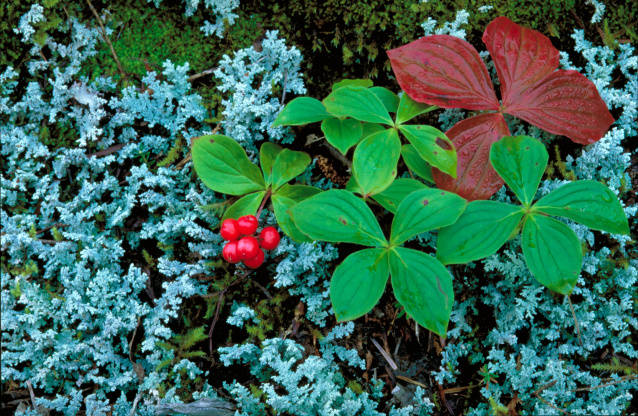
#> input picture pubs/plant.jpg, 638 x 416 px, found by its file name
$ jupyter execute --allow-errors PSO_cv01_en_solution.ipynb   (shell and % lines are left out)
#> lines starting #> are read from the running program, lines starting #| are printed output that depends on the picture
<a href="https://colab.research.google.com/github/kocurvik/edu/blob/master/PSO/notebooks/solutions/PSO_cv01_en_solution.ipynb" target="_parent"></a>

# **1. lab** - Google Colab, NumPy and OpenCV basics

In this notebook we will cover the basics of working in the Google Colab environment, NumPy and basic image manipulation in OpenCV.

## Google Colab

Google Colab (http://colab.research.google.com) is a free service which allows the users to run ipython notebooks in the cloud. The service also allows the users to leverage a free GPU. A Google account is necessary to use this service. The notebooks can also be downloaded and run locally using the jupyter notebook in the directory where the notebooks are saved (provided you have jupyter installed).

There are two types of cells in these notbooks. The first type is a text cell such as this one. The other type of a cell is code cell. The cells with code can be run with the play button to the left of the cell. All of the cells can also be run by clicking choosing Runtime -> Run All in the menu at the top of this page. The cells share a scope so it is necessary to be mindful of the order in which the cells run. If you need to restart the notebook you can look into the Runtime tab in the options on top of the page.

You can try running a simple python code in the following cell.

[cell 1]
a = [5,'Hello']
s = '{} World!'
print(s.format(a[1]))

def najlepsia_funkcia(arg):
  return arg + 5

print(najlepsia_funkcia(8))

Saving and using files that are stored permanently can be done in different ways, but the easiest option is to connecting Google Drive to our notebook instance. This is done in a following way:
(Note: this assumes that you have created a directory named Colab in your Google Drive)

[cell 2]
from google.colab import drive
drive.mount('/content/gdrive')
root_path = 'gdrive/My Drive/Colab/'

You can then access the folder (if it exists).

[cell 3]
import os
#> (the rest of this cell did not finish here and is left out)

You can also use the standard unix commands by preceeding them with an exclamation point.

This is not always necessary as you can access the instance file structure in the panel on the left.

**<----**

# NumPy

NumPy is a very useful library that enables us to work efficiently with multidimensional arrays in python. Multidimensional arrays are useful in many computer science applications. In this chapter we will cover the basics of using NumPy.

The documentation for numpy can be found here: [https://numpy.org/doc/stable/](https://numpy.org/doc/stable/).

## NumPy arrays
An array is a base data structure we will use when dealing with image data. The mathematical equivalent to arrays are tensors.

A simple one-dimensional array with $n$ elements can be used to store vectors from $\mathbb{R}^n$. A two-dimensional array can be used to store matrices from $\mathbb{R}^{m \times n}$. We can also use arrays with more dimensions to represent so-called tensors of higher orders.

Tensor is a generalization of vectors and matrices. Vectors from  are first order tensors and matrices are second order tensors. A third order tensor can be additionally indexed with one more index. Sometimes the order of tensor is also called its rank.

*Note on terminology:* The word dimension has a different meaning when referring to arrays as compared to the underlying mathematical spaces. Vectors from $\mathbb{R}^n$ have a dimension of $n$, but the corresponding array is often described as one-dimensional. The array dimension thus reflects the number of indices we can use to access data in the array. In this sense the dimension of the array is equivalent to the order of the tensor it represents and not to its dimension. An alternative way is to use the term axis per one array dimension. In this way a vector has one axis and a matrix has two.

To conform to standards we `import numpy as np`. A one-dimensional array (e.g. vector/first order tensor) can be created from a simple list using the np.array constructor. It might be important to initialize the array with a specific data type which can be done by using the dtype keyword in the constructor.

[cell 4]
import numpy as np

a = np.array([3, 2, 3, 4])
print(a)
b = np.array([1,5,7], dtype=np.float32)
print(b)

A matrix can be created from a list of lists, but it is necessary for the lengths of the inner lists to be consitent. If they are not consistent an error will be thrown. In older NumPy versions we may obtain a vector of lists instead of matrix of values.

[cell 5]
A = np.array([[1,5,8],[50,60,84]])
print("A:")
print(A)
#> (the rest of this cell did not finish here and is left out)

The array object has a `shape` method which tells us its shape (size of arrays for the invidual dimensions) and method dtype which returns the data type of the values in the array. It also has a method `astype` which returns an array with the specified type.

[cell 6]
print("a.shape: ", a.shape)
print("A.shape: ", A.shape)
print("a.dtype: ", A.dtype)
C = A.astype(np.float32)
print("C.dtype: ", C.dtype)

NumPy has a few functions to generate basic arrays. The most commnly used onse are: `np.zeros`, `np.ones` and `np.empty`.

[cell 7]
z = np.zeros([5,10])
print("Zeros:")
print(z)
o = np.ones([3,4,5])
print("Ones:")
print(o)
e = np.empty([6])
print("Empty:")
print(e)

It is also possible the create arrays with random numbers by using `np.random.random`.

[cell 8]
r = np.random.random([6,10,3])
print(r)

We can now use these random arrays to work with indices. Indexing is similar to Matlab, but the python conventions are applied. We can use multiple indices (based on array dimension/tensor order). If we omit one of the indices it is implicitly used as `:`, which means that all of the elements along that dimesnsions are used.

[cell 9]
print("r[3,4,1]:")
print(r[3,4,1])
print("\nr[:,:,-1]:")
print(r[:,:,-1])
print("\nr[:,:,1].shape:")
print(r[:,:,1].shape)
print("\nr[0:4,5:6,:]:")
print(r[0:4,5:6,:])
print("\nr[0:4,5:6,:].shape:")
print(r[0:4,5:6,:].shape)

We can also use steps when indexing this is also called slicing. That can be done by another colon. The format is then `[start:stop:step]`. If any of that is left empty the start is implicitly assumed to be 0, the end -1 and step 1.

[cell 10]
p = np.arange(25)
print("p: ", p)
print("p[4:16:2]: ", p[4:16:2])
print("p[2:-4:6]: ", p[2:-4:6])
print("p[:10:]: ", p[:10:])
print("p[::3]: ", p[::3])
print("p[1::6]: ", p[1::6])
print("p[-6:]: ", p[-6:])
print("\nr[1::2,0::3,:]:\n", r[1::2,0::3,:])

We will often need to create a so-called singleton dimension. This cane be done by adding a None index, or in a more readable way by using `np.newaxis`.

[cell 11]
print("Original shape:                ", r.shape)
print("Shape with [None,:,:,:]:       ", r[None,:,:,:].shape)
print("Shape with [None]:             ", r[None].shape)
print("Shape with [np.newaxis,:,:,:]: ", r[np.newaxis,:,:,:].shape)
print("Shape with [:,:,:,np.newaxis]: ", r[:,:,:,np.newaxis].shape)
print("Shape with [np.newaxis,:,0,:]: ", r[np.newaxis,:,0,:].shape)

TODO: Broadcasting is done implicitly.

[cell 12]
r += 10
print(r)
r[0,:,:] = np.random.random([10,3])
print(r.shape)
r[0] = np.random.random([10,3])
print(r.shape)
r[0] = np.zeros([10,1])
print(r.shape)
r/=500
print(r)

An array can be reshaped using `np.reshape` or its `reshape` method.

[cell 13]
print("Original shape:  ", r.shape)
q = np.reshape(r, [6,30])
print("After reshaping: ", q.shape)

Arrays can be joined. One way is to use `np.concatenate([arr1, arr2, ...], axis = i)` which connects the arrays `arr1` and `arr2` through a given axis (array dimension) `i`. Note that is usually better (for code comprehension) to explicitly use the keyword `axis` even if it is redundant.

[cell 14]
a = np.ones([3,4])
b = np.zeros([6,4])
c = np.concatenate([a,b], axis = 0)
print(c)

A different option is to use `np.stack([arr1, arr2, ...], axis= i)`. The difference is that this creates a new axis in the resulting array (increases the tensor order by one).

[cell 15]
a = np.ones([6,4,3])
b = np.zeros([6,4,3])
d = np.stack([a,b], axis = 0)
print(d.shape)
f = np.stack([a,b], axis = -1)
print(f.shape)
g = np.stack([a,b], axis = 1)
print(g.shape)

We can also index using conditions.

[cell 16]
r = np.random.random([5,5])
print("Original array:")
print(r)
print("\nModified array:")
r[r < 0.5] = -500
print(r)

The conditions can also be using in `np.where(cond, a1, a2)`, which returns an array which contans elemnts from `a1` where the condition is true and elements from `a2` where the condition is false. We can also use `np.arange(i)` which is equivalent to `range(i)` from Python.

[cell 17]
a = np.arange(10)
print("np.arange(10): ", a)
b = np.where(a < 5, a, a**2)
print("np.where(a < 5, a, a**2): ", b)

### Exercise 1 - Chessboard
Create a funciton `chessboard(rows, cols)` which returns a two-dimensional numpy array with shape `(rows, cols)`. The array will contain 1 in spots where a chessboard tile would be white and 0 where a chessboard tile would be black.

The simplest way to solve this exercise is to use slicing. If you feel adventurous you can check the NumPy documentation and use conditions with `np.mgrid` or repetition and `np.tile`.

[cell 18]
def chessboard(rows, cols):
  c = np.zeros([rows, cols])
  c[::2, 1::2] = 1
  c[1::2, ::2] = 1
  return c

[cell 19]
# this code should print your correct checkerboard
print(chessboard(8,8))
print(chessboard(5,12))

### Exercise 2 - Indexing

Generate a $10 \times 5$ random matrix from a uniform distribution. Subsequently, change all elements greater than 0.8 to 1. Then, change all elements less than 0.3 to half the value on the same row, but in the next column to the left. If there are such values in the first column, change them to 0. Do the operation as if you were making all the changes at once. However, it does not have to be a single operation in the code. You will need logical indexing and in the second case also the `np.where` command. Do not use a `for` loop.

[cell 20]
r = np.random.rand(10, 5)
print("\Random array: ")
print(r)

r[0.8 < r] = 1.0
print("\nChange values below 0.8: ")
print(r)

r[:, 1:] = np.where(r[:, 1:] < 0.3, r[:, 0:4] / 2, r[:, 1:])
r[r[:, 0] < 0.3, 0] = 0.0
print("\nFinal step: ")
print(r)

## Mathematical Operations

We can also apply mathematical operations on arrrays.

[cell 21]
r = np.random.rand(2, 6)
print("Original array:")
print(r)
print("\nsin:")
print(np.sin(r))
print("\ncos:")
print(np.cos(r))
print("\narccos:")
print(np.arccos(r))
print("\nexp:")
print(np.exp(r))
print("\n**2:")
print(r ** 2)

## Summary operations
Various operations can also be performed on NumPy arrays. For example, it is possible to sum an array using the `np.sum` function. The functions `np.min` (mininum), `np.max` (maximum), `np.mean` (average), `np.median` (median), `np.var` (variation) and `np.std` (standard deviation) work similarly.

[cell 22]
a = np.random.rand(4, 3)
print("Original array:")
print(a)

print("\nMean:")
print(np.mean(a))

print("\nMedian:")
print(np.median(a))

print("\nSum:")
print(np.sum(a))

print("\nMax:")
print(np.max(a))

print("\nStandard Deviation:")
print(np.std(a))

## Keyword axis

We often want an operation to be performed only along a single dimension (e.g. sum all elements in each row). In that case, it is appropriate to use the `axis` keyword. This will allow us to sum along a specific dimension. It is also possible to use tuples to perform the operation along multiple dimensions at the same time. Many numpy methods have this keyword available.

[cell 23]
a = np.random.rand(4, 3)
b = np.random.rand(4, 3, 16, 16)

print("Original array (a):")
print(a)

print("\nSum along axis 0:")
print(np.sum(a, axis=0))

print("Shape after summing along axis 0: ", np.sum(a, axis=0).shape)

print("\nSum along axis 1:")
print(np.sum(a, axis=1))

print("Shape after summing along axis 1: ", np.sum(a, axis=1).shape)
print()


print("Shape of b: ", b.shape)
print("Shape of b after summing along axes (1, 2, 3): ", np.sum(b, axis=(1, 2, 3)).shape)

For minimum and maximum, there are two more functions (`np.minimum `and `np.maximum`) that compare two arrays.

[cell 24]
b = ((np.arange(12) - 7) * 2).reshape(4,3)

print("a: ")
print(a)
print("\nb: ")
print(b)
print("\nnp.maximum(a, b)")
print(np.maximum(a, b))

### Exercise 3 - Euclidean metric

Implement the function `euclidian_distance_single(x, y)`, which takes two arrays representing vectors x and y as input, both from $\mathbb{R}^n$, and calculates:

$$\rho_e(\vec{x}, \vec{y}) = \sqrt{\sum_{i=1}^{n} \left(x_i - y_i\right)^2}$$

[cell 25]
def euclidian_distance_single(x, y):
  return np.sqrt(np.sum((x - y) ** 2))

You can test your implementation by comparing the output to the output of `np.linalg.norm` which does the same.

[cell 26]
for i in range(10):
  n = np.random.randint(100)
  a = np.random.rand(n)
  b = np.random.rand(n)

  d = euclidian_distance_single(a, b)
  d_gt = np.linalg.norm(a - b)
  if np.abs(d_gt - d) < 1e-8:
    print("Pass!")
  else:
    print("Fail")

### Exercise 4 - Euclidean vectorized

Now create a new euclidian distance function that will work by letting x represent a vector from $\mathbb{R}^n$ and y represent an $m \times n$ matrix, each row of which is a vector from $\mathbb{R}^n$ . The function then returns a vector of length $m$, which will contain the metrics between x and the individual vectors of y.

[cell 27]
def euclidian_distance(x, y):
  return np.sqrt(np.sum((x[np.newaxis, :] - y) ** 2, axis=-1))

You can test the code.

[cell 28]
for i in range(10):
  n = np.random.randint(100)
  a = np.random.rand(n)
  b = np.random.rand(30, n)

  d = euclidian_distance(a, b)

  for i in [4,9,13,24]:
    if np.abs(np.linalg.norm(a - b[i]) - d[i]) < 1e-8:
      print("Pass!")
    else:
      print("Fail!")

## Multiplication

We can also multiply arrays. We can use either the `*` operator, which performs element-by-element multiplication, or the `@` operator, which performs matrix multiplication. In the case of `@`, the vector is always considered to be column or row based, as appropriate. It is also possible to use `np.dot` for multiplication. We can also transpose matrices using the `.T` method

[cell 29]
x = np.array([1, 2, 3])
y = np.array([8, 0, 7])

A = np.arange(9).reshape(3, 3)
B = np.random.rand(4, 3)
C = np.random.rand(3, 3)

# Print the arrays
print("Vector x:")
print(x)

print("\nVector y:")
print(y)

print("\nMatrix A:")
print(A)

print("\nMatrix B:")
print(B)

print("\nMatrix C:")
print(C)

print("\n" + 20 * '*' + "\n")

# Element-wise and dot product of vectors
print("Dot product (x @ y):")
print(x @ y)

print("\nElement-wise multiplication (x * y):")
print(x * y)

print("\n" + 20 * '*' + "\n")

# Matrix-vector multiplication
print("Matrix-vector product (A @ x):")
print(A @ x)

print("\nMatrix-vector product (y @ A):")
print(y @ A)

print("\nMatrix-vector product (x @ C):")
print(x @ C)

print("\nCombined matrix product (x @ A @ y):")
print(x @ A @ y)

print("\n" + 20 * '*' + "\n")

# Matrix-matrix element-wise multiplication and matrix multiplication
print("Element-wise multiplication (A * C):")
print(A * C)

print("\nMatrix product (A @ C):")
print(A @ C)

print("\nMatrix product (B @ A):")
print(B @ A)

print("\n" + 20 * '*' + "\n")

# Broadcasting with element-wise multiplication
print("Element-wise multiplication with broadcasting (A * x):")
print(A * x)

print("\n" + 20 * '*' + "\n")

# Examples of operations that do not work
print("Attempting invalid operations:")
try:
    print("\nx @ B:")
    print(x @ B)
except ValueError as e:
    print("Error:", e)

try:
    print("\nA @ B:")
    print(A @ B)
except ValueError as e:
    print("Error:", e)

## Plots

We can also create plots. We will use the [Matplotlib](https://matplotlib.org) library. For nicer plots you can check out [Seaborn](https://seaborn.pydata.org).

**Lineplots**

The simplest plot is a lineplot. The following code simply prints a the cosine function.

[cell 30]
from matplotlib import pyplot as plt

x = np.linspace(0, 20, 100)
y = np.cos(x)

plt.plot(x, y)
plt.show()
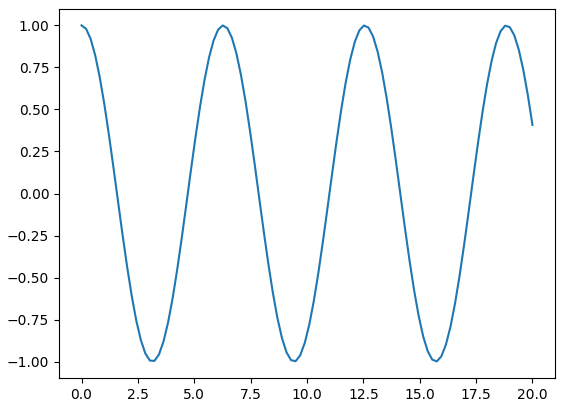
#> figure drawn by matplotlib, 1 panel; curve peaks at x = 0, y = 1

We can plot multiple lines into the same canvas.

[cell 31]
x = np.linspace(0, 20, 100)

plt.plot(x, np.cos(x))
plt.plot(x, np.sin(x) ** 2)
plt.show()
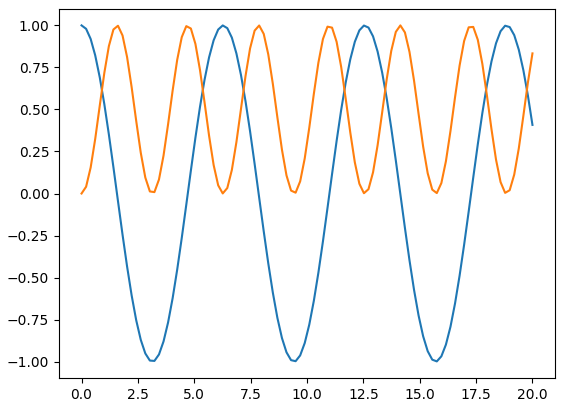
#> figure drawn by matplotlib, 1 panel; curve peaks at x = 0, y = 1; curve peaks at x = 14.14, y = 1

We can also change the color and style of the plot.

[cell 32]
x = np.linspace(0, 20, 100)

plt.plot(x, np.cos(x), 'g+-')
plt.plot(x, np.sin(x) ** 2, 'r:')
plt.show()
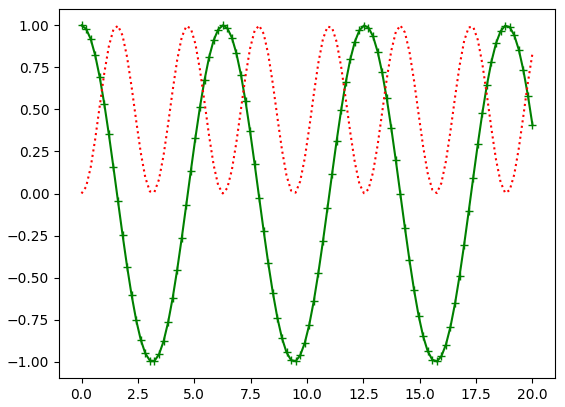
#> figure drawn by matplotlib, 1 panel; curve peaks at x = 0, y = 1; curve peaks at x = 14.14, y = 1

We can create bar plots as well.

[cell 33]
x = np.linspace(0, 20, 100)
plt.bar(x, np.sin(x)**2, width=0.2)
plt.show()
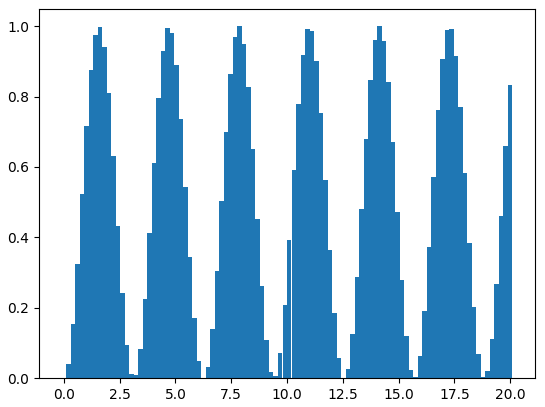
#> figure drawn by matplotlib, 1 panel; tallest bar 1 high, from x = 14.04 to 14.24

### Exercise 5 - Plot with a legend

Using the documentation produce a plot with a legend.

[cell 34]
x = np.linspace(0, 20, 100)

plt.plot(x, np.cos(x), label='cos')
plt.plot(x, np.sin(x), label='sin')
plt.legend()
plt.show()
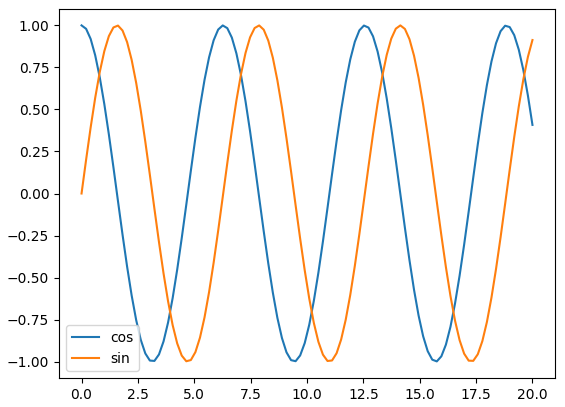
#> figure drawn by matplotlib, 1 panel; curve peaks at x = 0, y = 1; curve peaks at x = 14.14, y = 1

# OpenCV

OpenCV is an image-manipulation library. We will now use it to load images and display them, but later we will use it for various forms of image processing.

Loading an image is easy in OpenCV. We will load the image that we downloaded through in the introductory part of the exercise. We can see that this image is a NumPy array. With shape `(height, width, 3)`. The last axis represents the three RGB components. So we have three matrices and each of them the intensity of one of the three components. It should be noted that **OpenCV works with the image in BGR channel-order by default!** while many other libraries assume the RGB order.

We will download and later display an image of the Bunchberry plant captured by Thomas G. Barnes released into public domain by USFWS.

[cell 35]
import cv2
img = cv2.imread('plant.jpg')
#> img is the input picture: shape (416, 638, 3); mean B, G, R 84.7, 103.1, 55.9
print("Image class:", type(img))
print("Image shape:", img.shape)
print("Image data type: ", img.dtype)

Displaying an image in OpenCV is a bit complicated. Since we are in a notebook environment, we need another library for that. Specifically matplotlib as previously shown. When displaying an image, it is necessary to convert the image from BGR to RGB using slicing.

The commented part of the code shows how it is done when running outside the notebook. `cv2.waitKey` stops the program from running for the number of milliseconds in its argument, or as long as the key is pressed. If the argument is 0, it waits for the key indefinitely.

[cell 36]
import matplotlib.pyplot as plt
plt.imshow(img[:,:,::-1])
plt.show()

# cv2.imshow('Image', img)
# if cv2.waitKey(0) & 0xFF == ord('q'):
#     return

We can also display the individual channels.

[cell 37]
plt.imshow(img[:,:,0],cmap='gray')
plt.show()
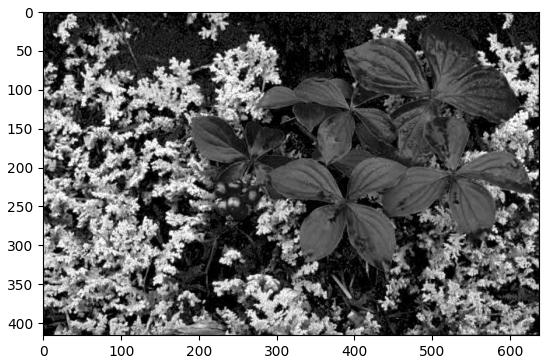
#> figure drawn by matplotlib, 1 panel
plt.imshow(img[:,:,1],cmap='gray')
plt.show()
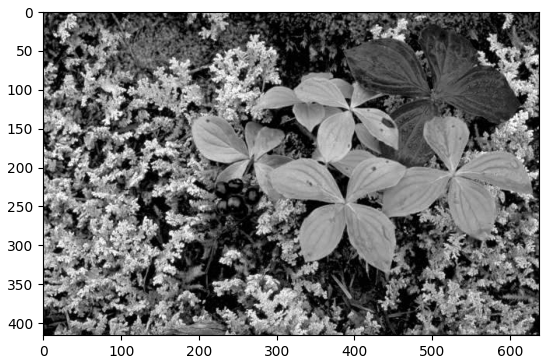
#> figure drawn by matplotlib, 1 panel
plt.imshow(img[:,:,2],cmap='gray')
plt.show()
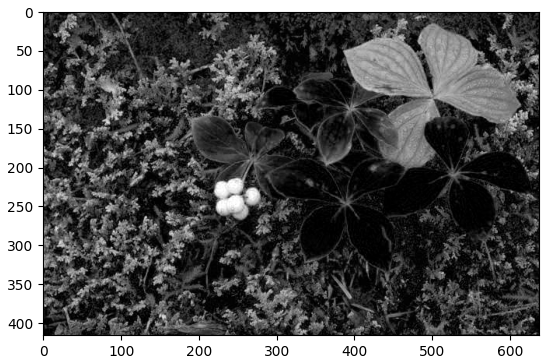
#> figure drawn by matplotlib, 1 panel

By default, images are in uint8, i.e. integers from 0 to 255. Sometimes we want to get these values into floats, and then values between 0 and 1 are expected by default.

[cell 38]
img_f = img / 255
print(img_f.dtype)
plt.imshow(img[:,:,::-1])
plt.show()

We can perform some basic image manipulations such as changing the values in one of the channels.

[cell 39]
img[:,:,0] += 50
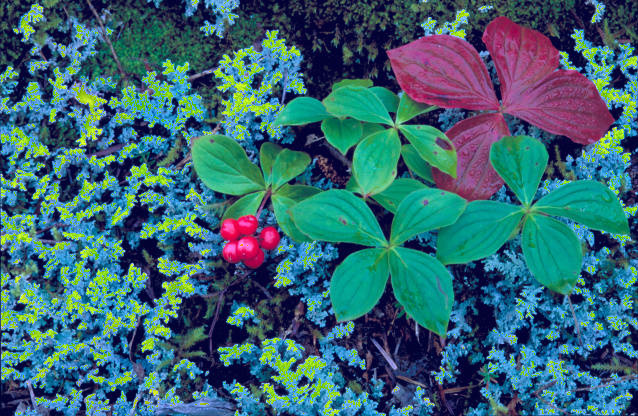
#> img: shape (416, 638, 3); mean B, G, R 115.2, 103.1, 55.9
plt.imshow(img[:,:,::-1])
plt.show()
